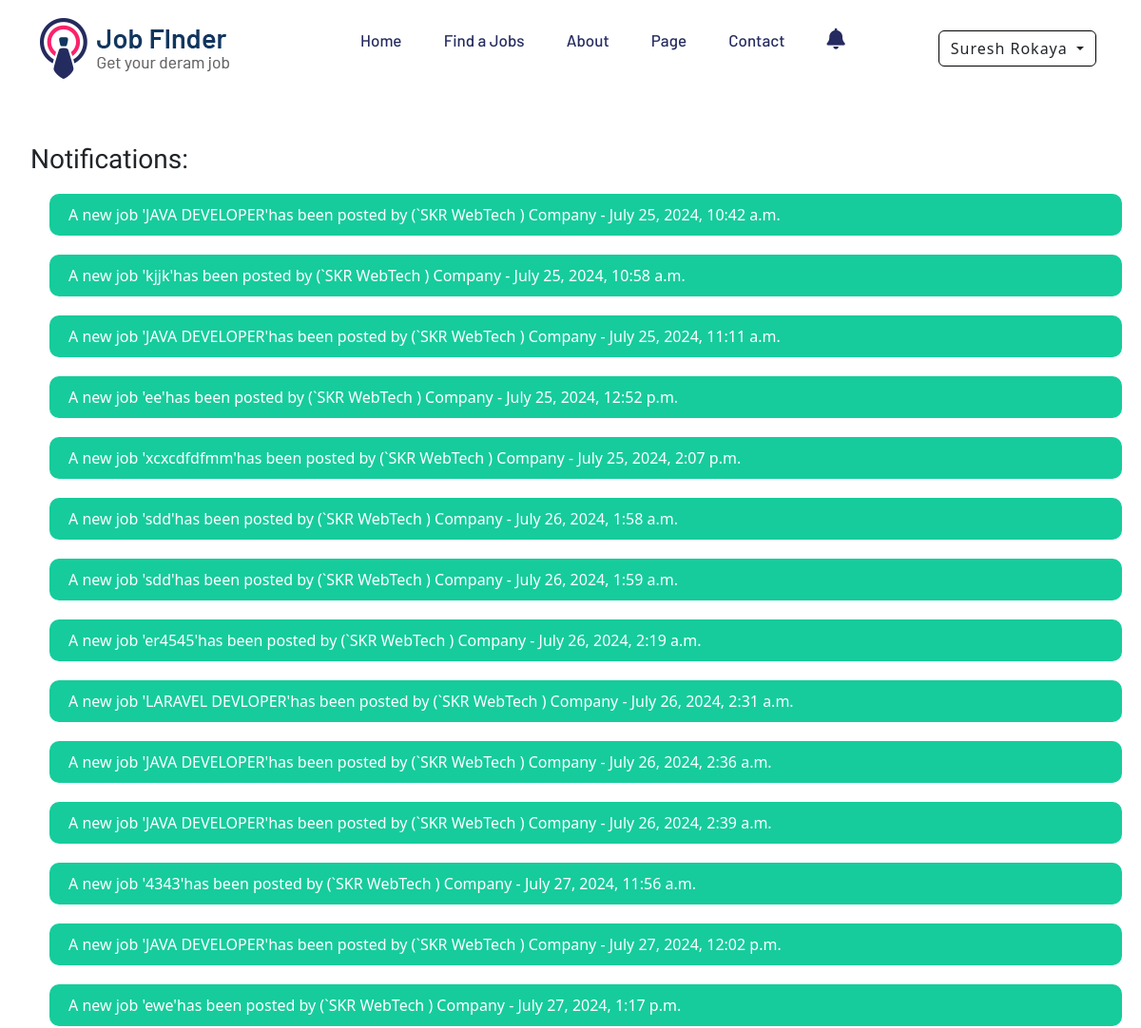
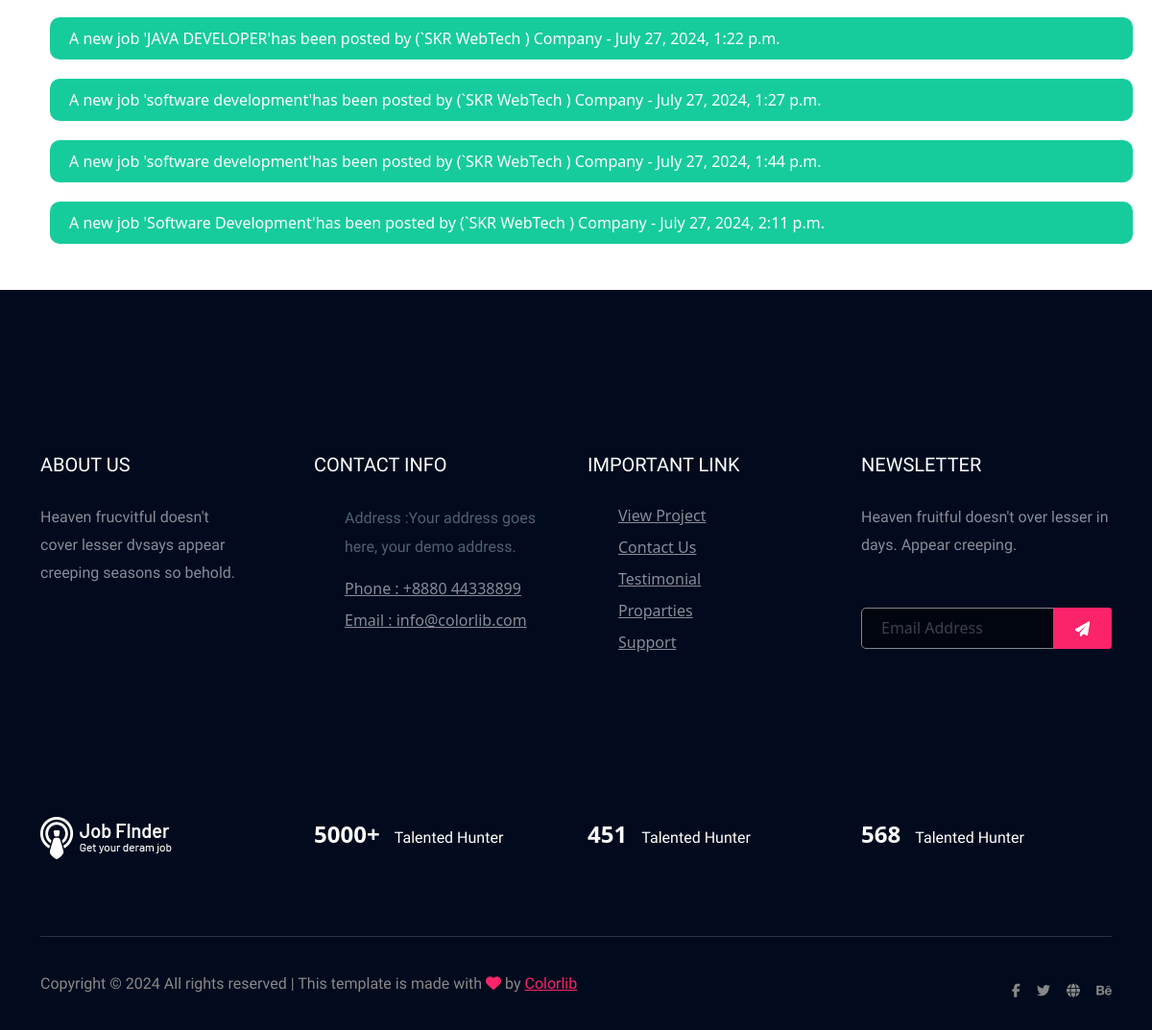
The page /notifications/ (signed in) on the database its author committed (2 pictures, top to bottom).
### job/models.py (models this page shows, shortened)
class Notification(models.Model):
    user = models.ForeignKey(User, on_delete=models.CASCADE)
    message = models.TextField()
    is_read = models.BooleanField(default=False)
    created_at = models.DateTimeField(auto_now_add=True)

### job/views/jobseeker.py (the view)
# urls.py: path('notifications/', notifications_view, name='notifications'),
@login_required
def notifications_view(request):
    notifications = Notification.objects.filter(user=request.user).order_by('-created_at')
    notifications.update(is_read=True)
    return render(request, 'main/notifications.html', {'notifications': notifications})

### job/views/jobseeker.py (called while the page is built)
def notification_count(request):
    if request.user.is_authenticated:
        return {'notification_count': Notification.objects.filter(user=request.user, is_read=False).count()}
    return {'notification_count': 0}

### job/templates/main/notifications.html (shortened to what this page needs)
{% extends 'base/base.html' %}
{% load static %}
{% block content %}
<section class="my-5">
    {% if user.is_authenticated %}
{% if user.notification_set.all %}
<ul>
    <h3>Notifications:</h3>
    {% for notification in user.notification_set.all %}
        <li class="not">{{ notification.message }} - {{ notification.created_at }}</li>
    {% endfor %}
</ul>
{% else %}
    <h1>No notification today</h1>
{% endif %}
{% endif %}
</section>
{% endblock %}

### job/templates/base/header.html (shortened to what this page needs)
<!DOCTYPE html>
<html lang="en">
<head>
    <link rel="stylesheet" href="https://cdnjs.cloudflare.com/ajax/libs/font-awesome/6.6.0/css/all.min.css"
 />
    <link href="https://cdn.jsdelivr.net/npm/bootstrap@5.3.3/dist/css/bootstrap.min.css" rel="stylesheet"
>
    {% load static %}
</head>
<body>
    <header>
        <div class="header-area header-transparrent">
            <div class="headder-top header-sticky">
                <div class="container">
                    <div class="row align-items-center">
                        <div class="col-lg-3 col-md-2">
                            <div class="logo">
                                <a href="{% url 'home' %}"><img src="{% static 'assets/img/logo/logo.png' %}"
                                        alt=""></a>
                            </div>
                        </div>
                        <div class="col-lg-9 col-md-9">
                            <div class="menu-wrapper">
                                <div class="main-menu">
                                    <nav class="d-none d-lg-block">
                                        <ul id="navigation">
                                            <li><a href="{% url 'home' %}">Home</a></li>
                                            <li><a href="{% url 'job' %}">Find a Jobs </a></li>
                                            <li><a href="{% url 'about' %}">About</a></li>
                                            <li><a href="#">Page</a>
                                            </li>
                                            <li><a href="{% url 'contact' %}">Contact</a></li>
                                            <li class="notification">
                                              {% if user.is_authenticated %}
                                             <a href="{% url 'notifications' %}"><i class="fa-solid fa-bell"></i> {% if notification_count > 0 %}<span>{{ notification_count }}</span> {% endif %}</a>
                                            {% endif %}
                                            </li>
                                        </ul>
                                    </nav>
                                </div>
                                {% if request.user.is_authenticated %}
                                <div class="header-btn d-none f-right d-lg-block">
                                    <div class="btn-group">
                                        <button type="button" class="btn head-btn1 dropdown-toggle"
                                            data-bs-toggle="dropdown" aria-expanded="false">
                                            {{ user.first_name }} {{user.last_name}}
                                        </button>
                                    </div>
                                </div>
                                {% endif %}
                            </div>
                        </div>
                        <div class="col-12">
                        </div>
                    </div>
                </div>
            </div>
        </div>
    </header>
</body>
</html>

### job/templates/base/header.html (style rules this page uses)
#navigation li a { display: flex; align-items: center !important; text-decoration: none; font-size: 17px; }
.btn { border:.5px solid black; }
.notification { display: flex; justify-content: center; flex-direction: row; }
.notification a i { font-size: 22px; }

### job/templates/main/notifications.html (style rules this page uses)
.not { color: #ffffff; background-color: rgb(22, 204, 156); margin: 20px; padding: 10px 20px; border-radius: 10px; }

### rows shown on the page
Notification: message "A new job 'JAVA DEVELOPER'has been posted by (`SKR WebTech ) Company", created_at "July 25, 2024, 10:42 a.m."
Notification: message "A new job 'kjjk'has been posted by (`SKR WebTech ) Company", created_at "July 25, 2024, 10:58 a.m."
Notification: message "A new job 'JAVA DEVELOPER'has been posted by (`SKR WebTech ) Company", created_at "July 25, 2024, 11:11 a.m."
Notification: message "A new job 'ee'has been posted by (`SKR WebTech ) Company", created_at "July 25, 2024, 12:52 p.m."
Notification: message "A new job 'xcxcdfdfmm'has been posted by (`SKR WebTech ) Company", created_at "July 25, 2024, 2:07 p.m."
Notification: message "A new job 'sdd'has been posted by (`SKR WebTech ) Company", created_at "July 26, 2024, 1:58 a.m."
Notification: message "A new job 'sdd'has been posted by (`SKR WebTech ) Company", created_at "July 26, 2024, 1:59 a.m."
Notification: message "A new job 'er4545'has been posted by (`SKR WebTech ) Company", created_at "July 26, 2024, 2:19 a.m."
Notification: message "A new job 'LARAVEL DEVLOPER'has been posted by (`SKR WebTech ) Company", created_at "July 26, 2024, 2:31 a.m."
Notification: message "A new job 'JAVA DEVELOPER'has been posted by (`SKR WebTech ) Company", created_at "July 26, 2024, 2:36 a.m."
Notification: message "A new job 'JAVA DEVELOPER'has been posted by (`SKR WebTech ) Company", created_at "July 26, 2024, 2:39 a.m."
Notification: message "A new job '4343'has been posted by (`SKR WebTech ) Company", created_at "July 27, 2024, 11:56 a.m."
Notification: message "A new job 'JAVA DEVELOPER'has been posted by (`SKR WebTech ) Company", created_at "July 27, 2024, 12:02 p.m."
Notification: message "A new job 'ewe'has been posted by (`SKR WebTech ) Company", created_at "July 27, 2024, 1:17 p.m."
Notification: message "A new job 'JAVA DEVELOPER'has been posted by (`SKR WebTech ) Company", created_at "July 27, 2024, 1:22 p.m."
Notification: message "A new job 'software development'has been posted by (`SKR WebTech ) Company", created_at "July 27, 2024, 1:27 p.m."
Notification: message "A new job 'software development'has been posted by (`SKR WebTech ) Company", created_at "July 27, 2024, 1:44 p.m."
Notification: message "A new job 'Software Development'has been posted by (`SKR WebTech ) Company", created_at "July 27, 2024, 2:11 p.m."

### other values the page prints
{{ user.first_name }} "Suresh"
{{ user.last_name }} "Rokaya"
